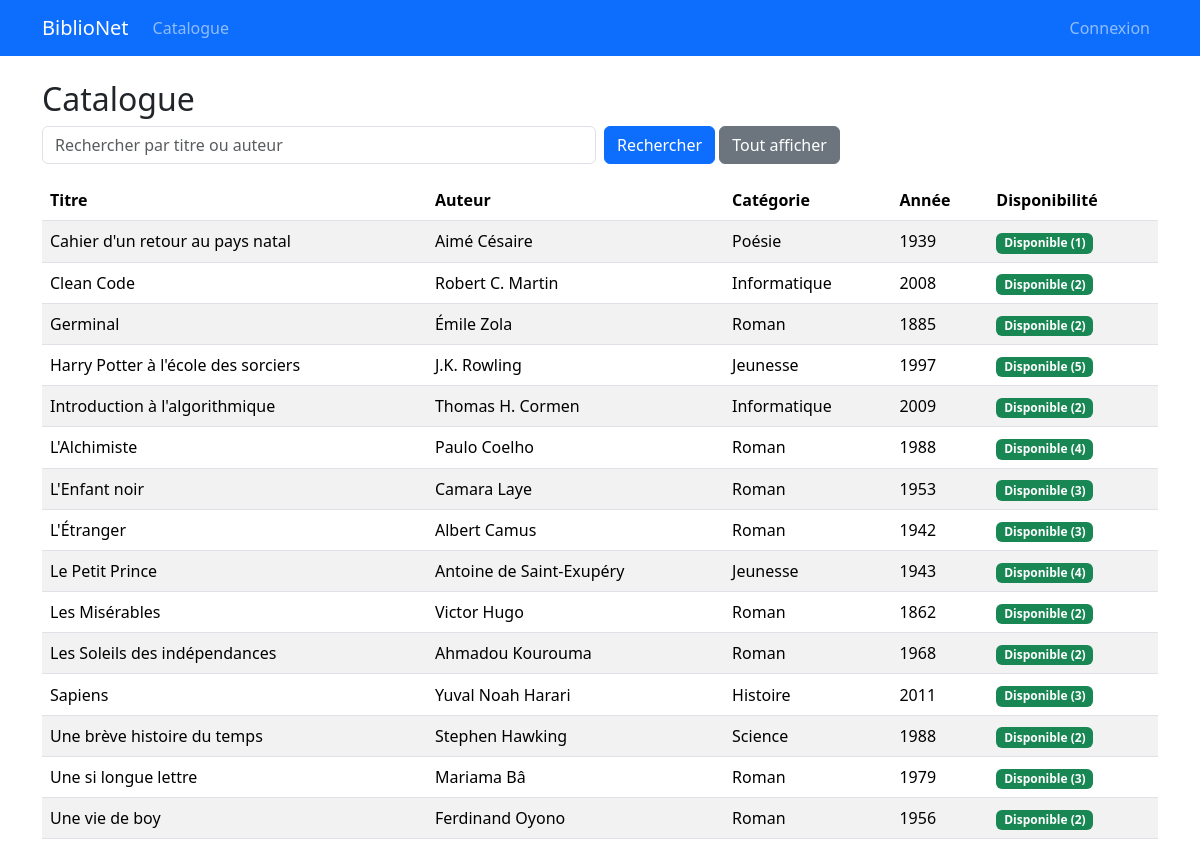
The page / on the database its author committed.
### tables this page shows
CREATE TABLE IF NOT EXISTS livres (
    id INT AUTO_INCREMENT PRIMARY KEY,
    titre VARCHAR(200) NOT NULL,
    auteur VARCHAR(150) NOT NULL,
    categorie VARCHAR(100),
    annee INT,
    nb_exemplaires INT NOT NULL DEFAULT 1
);

### app/core/Controller.php (called while the page is built, shortened)
<?php
class Controller
{
    protected function view(string $vue, array $data = []): void
    {
        extract($data);
        require __DIR__ . "/../views/$vue.php";
        $content = ob_get_clean();
        require __DIR__ . '/../views/layouts/main.php';
    }
}

### app/controllers/CatalogueController.php (called while the page is built)
<?php
class CatalogueController extends Controller
{
    public function index(): void
    {
        $q = trim($_GET['q'] ?? '');
        $this->view('catalogue/index', [
            'livres' => Livre::catalogue($q),
            'q'      => $q,
        ]);
    }
}

### app/core/Router.php (called while the page is built, shortened)
<?php
class Router
{
    private array $map = [
        'auth'      => 'AuthController',
        'livres'    => 'LivreController',
        'adherents' => 'AdherentController',
        'emprunts'  => 'EmpruntController',
        'catalogue' => 'CatalogueController',
    ];
    public function run(): void
    {
        $url = $_GET['url'] ?? trim(parse_url($_SERVER['REQUEST_URI'], PHP_URL_PATH), '/');
        $parts = $url === '' ? [] : explode('/', trim($url, '/'));
        $seg = $parts[0] ?? 'catalogue';
        $class = $this->map[$seg] ?? null;
        $method = $parts[1] ?? 'index';
        $params = array_slice($parts, 2);
        $obj = ($class && class_exists($class)) ? new $class() : null;
        $obj->$method(...$params);
    }
}

### public/index.php (called while the page is built, shortened)
<?php
$cfg = require __DIR__ . '/../config/config.php';
spl_autoload_register(function ($class) {
    foreach (['core', 'controllers', 'models'] as $dossier) {
        $f = __DIR__ . "/../app/$dossier/$class.php";
        if (file_exists($f)) { require $f; return; }
    }
});
(new Router())->run();

### config/config.php (called while the page is built, shortened)
<?php
$env = [];
$path = __DIR__ . '/../.env';
return $env;

### app/core/Database.php (called while the page is built)
<?php
class Database
{
    private static ?PDO $pdo = null;
    public static function get(): PDO
    {
        if (self::$pdo === null) {
            $c = require __DIR__ . '/../../config/config.php';
            $dsn = "mysql:host={$c['DB_HOST']};dbname={$c['DB_NAME']};charset=utf8mb4";
            self::$pdo = new PDO($dsn, $c['DB_USER'], $c['DB_PASS'], [
                PDO::ATTR_ERRMODE => PDO::ERRMODE_EXCEPTION,
                PDO::ATTR_DEFAULT_FETCH_MODE => PDO::FETCH_ASSOC,
            ]);
        }
        return self::$pdo;
    }
}

### app/models/Livre.php (called while the page is built, shortened)
<?php
class Livre
{
    public static function catalogue(string $q = ''): array
    {
        $sql = 'SELECT l.*, l.nb_exemplaires - (
                    SELECT COUNT(*) FROM emprunts e
                    WHERE e.livre_id = l.id AND e.date_retour IS NULL
                ) AS disponibles
                FROM livres l';
        $params = [];
        $sql .= ' ORDER BY l.titre';
        $st = Database::get()->prepare($sql);
        $st->execute($params);
        return $st->fetchAll();
    }
}

### app/views/catalogue/index.php (the view, shortened to what this page needs)
<h2>Catalogue</h2>
<form method="get" action="/catalogue" class="row g-2 mb-3">
    <div class="col-md-6">
        <input type="text" name="q" class="form-control"
               placeholder="Rechercher par titre ou auteur"
               value="<?= htmlspecialchars($q) ?>">
    </div>
    <div class="col-auto">
        <button class="btn btn-primary">Rechercher</button>
        <a href="/catalogue" class="btn btn-secondary">Tout afficher</a>
    </div>
</form>
<div class="table-responsive">
<table class="table table-striped align-middle">
    <thead>
        <tr><th>Titre</th><th>Auteur</th><th>Catégorie</th><th>Année</th><th>Disponibilité</th></tr>
    </thead>
    <tbody>
    <?php foreach ($livres as $l): ?>
        <tr>
            <td><?= htmlspecialchars($l['titre']) ?></td>
            <td><?= htmlspecialchars($l['auteur']) ?></td>
            <td><?= htmlspecialchars($l['categorie'] ?? '') ?></td>
            <td><?= htmlspecialchars((string) $l['annee']) ?></td>
            <td>
                <?php if ((int) $l['disponibles'] > 0): ?>
                    <span class="badge bg-success">Disponible (<?= (int) $l['disponibles'] ?>)</span>
                <?php else: ?>
                    <span class="badge bg-danger">Indisponible</span>
                <?php endif; ?>
            </td>
        </tr>
    <?php endforeach; ?>
    </tbody>
</table>
</div>

### app/views/layouts/main.php (shortened to what this page needs)
<!DOCTYPE html>
<html lang="fr">
<head>
    <link rel="stylesheet" href="/assets/css/bootstrap.min.css">
</head>
<body>
<nav class="navbar navbar-expand-md navbar-dark bg-primary mb-4">
    <div class="container">
        <a class="navbar-brand" href="/catalogue">BiblioNet</a>
        <div class="collapse navbar-collapse" id="menu">
            <ul class="navbar-nav me-auto">
                <li class="nav-item"><a class="nav-link" href="/catalogue">Catalogue</a></li>
            </ul>
            <ul class="navbar-nav">
                <?php if (!empty($_SESSION['user'])): ?>
                    <li class="nav-item">
                        <a class="nav-link" href="/auth/logout">
                            Déconnexion (<?= htmlspecialchars($_SESSION['user']['nom']) ?>)
                        </a>
                    </li>
                <?php else: ?>
                    <li class="nav-item"><a class="nav-link" href="/auth/login">Connexion</a></li>
                <?php endif; ?>
            </ul>
        </div>
    </div>
</nav>
<main class="container">
    <?= $content ?>
</main>
</body>
</html>

### rows shown on the page
livres: titre "Cahier d'un retour au pays natal", auteur "Aimé Césaire", categorie "Poésie", annee "1939", disponibles "1"
livres: titre "Clean Code", auteur "Robert C. Martin", categorie "Informatique", annee "2008", disponibles "2"
livres: titre "Germinal", auteur "Émile Zola", categorie "Roman", annee "1885", disponibles "2"
livres: titre "Harry Potter à l'école des sorciers", auteur "J.K. Rowling", categorie "Jeunesse", annee "1997", disponibles "5"
livres: titre "Introduction à l'algorithmique", auteur "Thomas H. Cormen", categorie "Informatique", annee "2009", disponibles "2"
livres: titre "L'Alchimiste", auteur "Paulo Coelho", categorie "Roman", annee "1988", disponibles "4"
livres: titre "L'Enfant noir", auteur "Camara Laye", categorie "Roman", annee "1953", disponibles "3"
livres: titre "L'Étranger", auteur "Albert Camus", categorie "Roman", annee "1942", disponibles "3"
livres: titre "Le Petit Prince", auteur "Antoine de Saint-Exupéry", categorie "Jeunesse", annee "1943", disponibles "4"
livres: titre "Les Misérables", auteur "Victor Hugo", categorie "Roman", annee "1862", disponibles "2"
livres: titre "Les Soleils des indépendances", auteur "Ahmadou Kourouma", categorie "Roman", annee "1968", disponibles "2"
livres: titre "Sapiens", auteur "Yuval Noah Harari", categorie "Histoire", annee "2011", disponibles "3"
livres: titre "Une brève histoire du temps", auteur "Stephen Hawking", categorie "Science", annee "1988", disponibles "2"
livres: titre "Une si longue lettre", auteur "Mariama Bâ", categorie "Roman", annee "1979", disponibles "3"
livres: titre "Une vie de boy", auteur "Ferdinand Oyono", categorie "Roman", annee "1956", disponibles "2"
